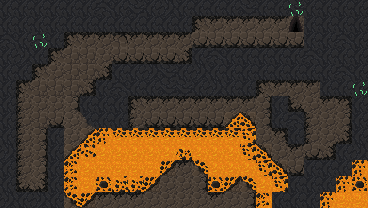

This is a level from a 2D game, rendered from its Tiled map with the project's own tilesets. A one-line summary and the complete map file follow:
An orthogonal 23x13 tile map with 16x16 px tiles, 2 tile layers (Tile Layer 1, Tile Layer 2), 3 tilesets and 5 objects (3x lava_blob, player_spawn, level_exit).

<map version="1.10" tiledversion="1.10.2" orientation="orthogonal" renderorder="right-down" width="23" height="13" tilewidth="16" tileheight="16" infinite="0" nextlayerid="10" nextobjectid="44">
 <tileset firstgid="1" source="Dungeon_Tileset_v2.tsx" />
 <tileset firstgid="101" source="cave_crawler.tsx" />
 <tileset firstgid="326" source="cave_crawler_v2.tsx" />
 <layer id="1" name="Tile Layer 1" width="23" height="13">
  <data encoding="csv">
3221225893,420,420,420,420,420,2684354980,421,1610613156,420,3221225892,420,420,420,3221225893,1610613156,420,420,1610613156,420,420,420,420,
420,420,421,420,420,420,420,420,420,420,2684354981,420,407,404,386,386,386,386,386,386,420,386,420,
2684354980,420,2684354980,420,407,404,404,1073742227,404,404,404,404,386,386,386,386,386,386,386,386,386,387,420,
420,3221225892,420,407,162,162,386,403,403,403,403,3221225879,420,2684354980,420,420,420,420,420,2684354980,420,420,420,
420,420,407,161,387,387,3221225879,420,420,3221225892,1610613156,420,3221225892,420,420,420,420,420,420,420,420,421,420,
2684354981,407,387,162,387,3221225879,420,2684354980,420,420,1610613156,1610613156,420,3221225892,420,420,0,0,0,0,420,420,420,
420,402,161,161,3221225879,420,420,420,0,0,0,0,0,0,0,0,0,420,0,0,0,0,420,
420,402,162,403,386,420,420,420,0,0,0,0,0,0,371,371,0,420,2684354980,0,0,0,420,
420,402,401,3221225893,386,372,372,372,372,371,371,371,371,371,371,371,0,0,420,0,0,0,420,
3221225892,402,401,420,371,371,371,371,371,371,371,371,371,371,371,371,371,0,0,0,0,420,3221225892,
420,402,161,161,371,371,372,372,372,372,372,0,371,371,371,371,371,371,0,420,420,420,372,
421,1610613143,3221225879,162,371,372,372,372,372,372,0,0,0,371,371,371,371,371,420,420,420,372,373,
3221225892,420,3221225892,420,371,372,0,0,0,0,0,0,0,0,0,0,371,420,420,420,372,373,373
</data>
 </layer>
 <layer id="5" name="Tile Layer 2" width="23" height="13">
  <data encoding="csv">
420,0,0,0,0,0,0,420,0,0,0,0,0,0,420,0,0,0,377,0,0,0,420,
0,0,420,0,0,0,0,0,0,0,420,0,0,0,404,404,404,404,391,420,420,420,0,
0,0,377,0,0,0,0,0,0,0,0,0,403,403,403,403,403,403,403,420,420,2684354980,0,
0,0,0,0,0,0,0,0,0,0,0,0,0,0,0,0,0,0,0,0,420,420,0,
0,0,0,0,0,0,0,0,0,0,0,0,0,0,0,484,0,0,420,0,0,2684354980,0,
420,0,0,0,0,0,0,0,0,0,0,0,0,0,0,0,407,404,404,404,0,0,377,
0,0,0,0,401,0,0,0,407,404,404,404,404,404,404,404,401,0,1610613143,386,404,2684354967,0,
0,0,0,0,386,433,0,0,402,403,403,403,403,403,416,417,401,0,0,402,386,401,0,
0,0,0,420,386,416,326,327,327,327,327,327,327,327,327,328,386,2684354967,0,402,386,3221225879,0,
0,0,0,420,416,1610613079,0,0,0,0,0,357,0,0,0,328,417,386,404,403,3221225879,0,0,
0,0,401,420,341,0,0,0,0,0,432,404,431,0,0,0,328,417,403,0,0,0,326,
420,0,3221225879,420,341,0,342,358,358,432,386,386,401,342,432,431,0,328,0,0,0,326,342,
0,0,0,0,431,432,404,404,404,386,386,386,386,404,386,401,341,0,0,0,326,0,0
</data>
 </layer>
 <objectgroup id="2" name="Object Layer 1">
  <object id="1" name="player_spawn" x="33.4664" y="165.405">
   <point />
  </object>
  <object id="2" name="level_exit" x="291.562" y="29.3733">
   <point />
  </object>
  <object id="25" name="lava_blob" x="90.3779" y="163.932">
   <point />
  </object>
  <object id="27" name="lava_blob" x="76.3604" y="192.493">
   <point />
  </object>
  <object id="29" name="lava_blob" x="96.9636" y="187.475">
   <point />
  </object>
 </objectgroup>
</map>
